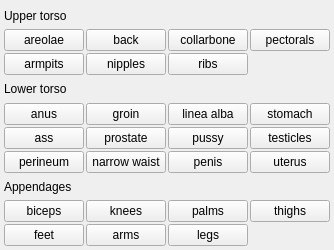
<?xml version="1.0" encoding="UTF-8"?>
<ui version="4.0">
 <class>body_parts_menu</class>
 <widget class="QWidget" name="body_parts_menu">
  <property name="geometry">
   <rect><x>0</x><y>0</y><width>240</width><height>250</height></rect>
  </property>
  <layout class="QGridLayout" name="grid">
   <property name="leftMargin"><number>4</number></property>
   <property name="topMargin"><number>4</number></property>
   <property name="rightMargin"><number>4</number></property>
   <property name="bottomMargin"><number>4</number></property>
   <property name="horizontalSpacing"><number>2</number></property>
   <property name="verticalSpacing"><number>2</number></property>
   <item row="0" column="0" colspan="4">
    <widget class="QLabel" name="lbl_group_0">
     <property name="type" stdset="0"><string>menuGroup</string></property>
     <property name="text"><string>Upper torso</string></property>
    </widget>
   </item>
   <item row="1" column="0">
    <widget class="QPushButton" name="chk_areolae">
     <property name="checkable"><bool>true</bool></property>
     <property name="text"><string>areolae</string></property>
     <property name="tags" stdset="0"><string>areolae</string></property>
    </widget>
   </item>
   <item row="2" column="0">
    <widget class="QPushButton" name="chk_armpits">
     <property name="checkable"><bool>true</bool></property>
     <property name="text"><string>armpits</string></property>
     <property name="tags" stdset="0"><string>armpits</string></property>
    </widget>
   </item>
   <item row="1" column="1">
    <widget class="QPushButton" name="chk_back">
     <property name="checkable"><bool>true</bool></property>
     <property name="text"><string>back</string></property>
     <property name="tags" stdset="0"><string>back</string></property>
     <property name="submenu" stdset="0"><string>:/secondarymenu/body_parts_back_menu.ui</string></property>
     <property name="family" stdset="0"><bool>true</bool></property>
    </widget>
   </item>
   <item row="2" column="1">
    <widget class="QPushButton" name="chk_nipples">
     <property name="checkable"><bool>true</bool></property>
     <property name="text"><string>nipples</string></property>
     <property name="tags" stdset="0"><string>nipples</string></property>
     <property name="submenu" stdset="0"><string>:/secondarymenu/body_parts_nipples_menu.ui</string></property>
     <property name="family" stdset="0"><bool>true</bool></property>
    </widget>
   </item>
   <item row="1" column="2">
    <widget class="QPushButton" name="chk_collarbone">
     <property name="checkable"><bool>true</bool></property>
     <property name="text"><string>collarbone</string></property>
     <property name="tags" stdset="0"><string>collarbone</string></property>
    </widget>
   </item>
   <item row="2" column="2">
    <widget class="QPushButton" name="chk_ribs">
     <property name="checkable"><bool>true</bool></property>
     <property name="text"><string>ribs</string></property>
     <property name="tags" stdset="0"><string>ribs</string></property>
    </widget>
   </item>
   <item row="1" column="3">
    <widget class="QPushButton" name="chk_pectorals">
     <property name="checkable"><bool>true</bool></property>
     <property name="text"><string>pectorals</string></property>
     <property name="tags" stdset="0"><string>pectorals</string></property>
    </widget>
   </item>
   <item row="3" column="0" colspan="4">
    <widget class="QLabel" name="lbl_group_3">
     <property name="type" stdset="0"><string>menuGroup</string></property>
     <property name="text"><string>Lower torso</string></property>
    </widget>
   </item>
   <item row="4" column="0">
    <widget class="QPushButton" name="chk_anus">
     <property name="checkable"><bool>true</bool></property>
     <property name="text"><string>anus</string></property>
     <property name="tags" stdset="0"><string>anus</string></property>
    </widget>
   </item>
   <item row="5" column="0">
    <widget class="QPushButton" name="chk_ass">
     <property name="checkable"><bool>true</bool></property>
     <property name="text"><string>ass</string></property>
     <property name="tags" stdset="0"><string>ass</string></property>
    </widget>
   </item>
   <item row="6" column="0">
    <widget class="QPushButton" name="chk_perineum">
     <property name="checkable"><bool>true</bool></property>
     <property name="text"><string>perineum</string></property>
     <property name="tags" stdset="0"><string>perineum</string></property>
    </widget>
   </item>
   <item row="4" column="1">
    <widget class="QPushButton" name="chk_groin">
     <property name="checkable"><bool>true</bool></property>
     <property name="text"><string>groin</string></property>
     <property name="tags" stdset="0"><string>groin</string></property>
    </widget>
   </item>
   <item row="5" column="1">
    <widget class="QPushButton" name="chk_prostate">
     <property name="checkable"><bool>true</bool></property>
     <property name="text"><string>prostate</string></property>
     <property name="tags" stdset="0"><string>prostate</string></property>
    </widget>
   </item>
   <item row="6" column="1">
    <widget class="QPushButton" name="chk_narrow_waist">
     <property name="checkable"><bool>true</bool></property>
     <property name="text"><string>narrow waist</string></property>
     <property name="tags" stdset="0"><string>narrow waist</string></property>
    </widget>
   </item>
   <item row="4" column="2">
    <widget class="QPushButton" name="chk_linea_alba">
     <property name="checkable"><bool>true</bool></property>
     <property name="text"><string>linea alba</string></property>
     <property name="tags" stdset="0"><string>linea alba</string></property>
    </widget>
   </item>
   <item row="5" column="2">
    <widget class="QPushButton" name="chk_pussy">
     <property name="checkable"><bool>true</bool></property>
     <property name="text"><string>pussy</string></property>
     <property name="tags" stdset="0"><string>pussy</string></property>
     <property name="submenu" stdset="0"><string>:/secondarymenu/body_parts_pussy_menu.ui</string></property>
     <property name="family" stdset="0"><bool>true</bool></property>
    </widget>
   </item>
   <item row="6" column="2">
    <widget class="QPushButton" name="chk_penis">
     <property name="checkable"><bool>true</bool></property>
     <property name="text"><string>penis</string></property>
     <property name="tags" stdset="0"><string>penis</string></property>
     <property name="submenu" stdset="0"><string>:/secondarymenu/body_parts_penis_menu.ui</string></property>
     <property name="family" stdset="0"><bool>true</bool></property>
    </widget>
   </item>
   <item row="4" column="3">
    <widget class="QPushButton" name="chk_stomach">
     <property name="checkable"><bool>true</bool></property>
     <property name="text"><string>stomach</string></property>
     <property name="tags" stdset="0"><string>stomach</string></property>
     <property name="submenu" stdset="0"><string>:/secondarymenu/body_parts_stomach_menu.ui</string></property>
     <property name="family" stdset="0"><bool>true</bool></property>
    </widget>
   </item>
   <item row="5" column="3">
    <widget class="QPushButton" name="chk_testicles">
     <property name="checkable"><bool>true</bool></property>
     <property name="text"><string>testicles</string></property>
     <property name="tags" stdset="0"><string>testicles</string></property>
     <property name="submenu" stdset="0"><string>:/secondarymenu/body_parts_testicles_menu.ui</string></property>
     <property name="family" stdset="0"><bool>true</bool></property>
    </widget>
   </item>
   <item row="6" column="3">
    <widget class="QPushButton" name="chk_uterus">
     <property name="checkable"><bool>true</bool></property>
     <property name="text"><string>uterus</string></property>
     <property name="tags" stdset="0"><string>uterus</string></property>
     <property name="submenu" stdset="0"><string>:/secondarymenu/body_parts_uterus_menu.ui</string></property>
     <property name="family" stdset="0"><bool>true</bool></property>
    </widget>
   </item>
   <item row="7" column="0" colspan="4">
    <widget class="QLabel" name="lbl_group_7">
     <property name="type" stdset="0"><string>menuGroup</string></property>
     <property name="text"><string>Appendages</string></property>
    </widget>
   </item>
   <item row="8" column="0">
    <widget class="QPushButton" name="chk_biceps">
     <property name="checkable"><bool>true</bool></property>
     <property name="text"><string>biceps</string></property>
     <property name="tags" stdset="0"><string>biceps</string></property>
    </widget>
   </item>
   <item row="9" column="0">
    <widget class="QPushButton" name="chk_feet">
     <property name="checkable"><bool>true</bool></property>
     <property name="text"><string>feet</string></property>
     <property name="tags" stdset="0"><string>feet</string></property>
     <property name="submenu" stdset="0"><string>:/secondarymenu/body_parts_feet_menu.ui</string></property>
     <property name="family" stdset="0"><bool>true</bool></property>
    </widget>
   </item>
   <item row="8" column="1">
    <widget class="QPushButton" name="chk_knees">
     <property name="checkable"><bool>true</bool></property>
     <property name="text"><string>knees</string></property>
     <property name="tags" stdset="0"><string>knees</string></property>
     <property name="submenu" stdset="0"><string>:/secondarymenu/body_parts_knees_menu.ui</string></property>
     <property name="family" stdset="0"><bool>true</bool></property>
    </widget>
   </item>
   <item row="9" column="1">
    <widget class="QPushButton" name="chk_arms">
     <property name="checkable"><bool>true</bool></property>
     <property name="text"><string>arms</string></property>
     <property name="tags" stdset="0"><string>arms</string></property>
     <property name="submenu" stdset="0"><string>:/secondarymenu/body_parts_arms_menu.ui</string></property>
     <property name="family" stdset="0"><bool>true</bool></property>
    </widget>
   </item>
   <item row="8" column="2">
    <widget class="QPushButton" name="chk_palms">
     <property name="checkable"><bool>true</bool></property>
     <property name="text"><string>palms</string></property>
     <property name="tags" stdset="0"><string>palms</string></property>
    </widget>
   </item>
   <item row="9" column="2">
    <widget class="QPushButton" name="chk_legs">
     <property name="checkable"><bool>true</bool></property>
     <property name="text"><string>legs</string></property>
     <property name="tags" stdset="0"><string>legs</string></property>
     <property name="submenu" stdset="0"><string>:/secondarymenu/body_parts_legs_menu.ui</string></property>
     <property name="family" stdset="0"><bool>true</bool></property>
    </widget>
   </item>
   <item row="8" column="3">
    <widget class="QPushButton" name="chk_thighs">
     <property name="checkable"><bool>true</bool></property>
     <property name="text"><string>thighs</string></property>
     <property name="tags" stdset="0"><string>thighs</string></property>
     <property name="submenu" stdset="0"><string>:/secondarymenu/body_parts_thighs_menu.ui</string></property>
     <property name="family" stdset="0"><bool>true</bool></property>
    </widget>
   </item>
  </layout>
 </widget>
 <resources/>
 <connections/>
</ui>
